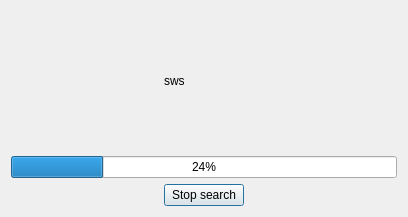
<?xml version="1.0" encoding="UTF-8"?>
<ui version="4.0">
 <class>ProgressDialog</class>
 <widget class="QDialog" name="ProgressDialog">
  <property name="geometry">
   <rect>
    <x>0</x>
    <y>0</y>
    <width>408</width>
    <height>217</height>
   </rect>
  </property>
  <property name="windowTitle">
   <string>Dialog</string>
  </property>
  <layout class="QGridLayout" name="gridLayout">
   <item row="6" column="0">
    <spacer name="horizontalSpacer">
     <property name="orientation">
      <enum>Qt::Horizontal</enum>
     </property>
     <property name="sizeType">
      <enum>QSizePolicy::Preferred</enum>
     </property>
     <property name="sizeHint" stdset="0">
      <size>
       <width>100</width>
       <height>20</height>
      </size>
     </property>
    </spacer>
   </item>
   <item row="6" column="2">
    <spacer name="horizontalSpacer_2">
     <property name="orientation">
      <enum>Qt::Horizontal</enum>
     </property>
     <property name="sizeType">
      <enum>QSizePolicy::Preferred</enum>
     </property>
     <property name="sizeHint" stdset="0">
      <size>
       <width>100</width>
       <height>20</height>
      </size>
     </property>
    </spacer>
   </item>
   <item row="5" column="0" colspan="3">
    <widget class="QProgressBar" name="progressBar">
     <property name="value">
      <number>24</number>
     </property>
     <property name="invertedAppearance">
      <bool>false</bool>
     </property>
    </widget>
   </item>
   <item row="6" column="1">
    <widget class="QPushButton" name="stopSearchButton">
     <property name="text">
      <string>Stop search</string>
     </property>
    </widget>
   </item>
   <item row="3" column="1">
    <spacer name="verticalSpacer_2">
     <property name="orientation">
      <enum>Qt::Vertical</enum>
     </property>
     <property name="sizeHint" stdset="0">
      <size>
       <width>20</width>
       <height>40</height>
      </size>
     </property>
    </spacer>
   </item>
   <item row="0" column="1">
    <spacer name="verticalSpacer">
     <property name="orientation">
      <enum>Qt::Vertical</enum>
     </property>
     <property name="sizeHint" stdset="0">
      <size>
       <width>20</width>
       <height>40</height>
      </size>
     </property>
    </spacer>
   </item>
   <item row="1" column="1">
    <widget class="QLabel" name="label">
     <property name="text">
      <string>sws</string>
     </property>
    </widget>
   </item>
   <item row="1" column="0">
    <spacer name="horizontalSpacer_3">
     <property name="orientation">
      <enum>Qt::Horizontal</enum>
     </property>
     <property name="sizeHint" stdset="0">
      <size>
       <width>40</width>
       <height>20</height>
      </size>
     </property>
    </spacer>
   </item>
   <item row="1" column="2">
    <spacer name="horizontalSpacer_4">
     <property name="orientation">
      <enum>Qt::Horizontal</enum>
     </property>
     <property name="sizeHint" stdset="0">
      <size>
       <width>40</width>
       <height>20</height>
      </size>
     </property>
    </spacer>
   </item>
  </layout>
 </widget>
 <resources/>
 <connections/>
</ui>
